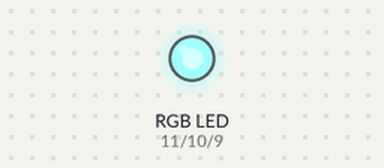
Bench run of a sketch on a simulated Arduino Uno, built with avr-gcc and run on an emulated ATmega328P. Shown: an RGB LED mixed from three pins (HIGH = lit).

Above: at 0.05 s.
At 2.0 s:
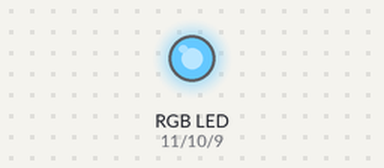
Timing chart, 0 to 3.0 s (numbered marks = the images above):
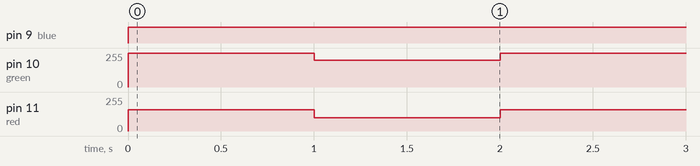

The sketch:

ex6-2.ino
```cpp
const int red = 11;
const int green = 10;
const int blue = 9;

void setup() {
  pinMode(red, OUTPUT);
  pinMode(green, OUTPUT);
  pinMode(blue, OUTPUT);
}

void loop() {
  analogWrite(red, 100000);
  analogWrite(green, 200000);
  analogWrite(blue, 50000);
  delay(1000);
  analogWrite(red, 100);
  analogWrite(green, 200);
  analogWrite(blue, 500);
  delay(1000);
}
```

Measured:
- by itself, pin 9 (blue): LOW → HIGH at 0.00 s
- by itself, pin 10 (green): alternates 255/255 for 1.0 s and 200/255 for 1.0 s
- by itself, pin 11 (red): alternates 160/255 for 1.0 s and 100/255 for 1.0 s
